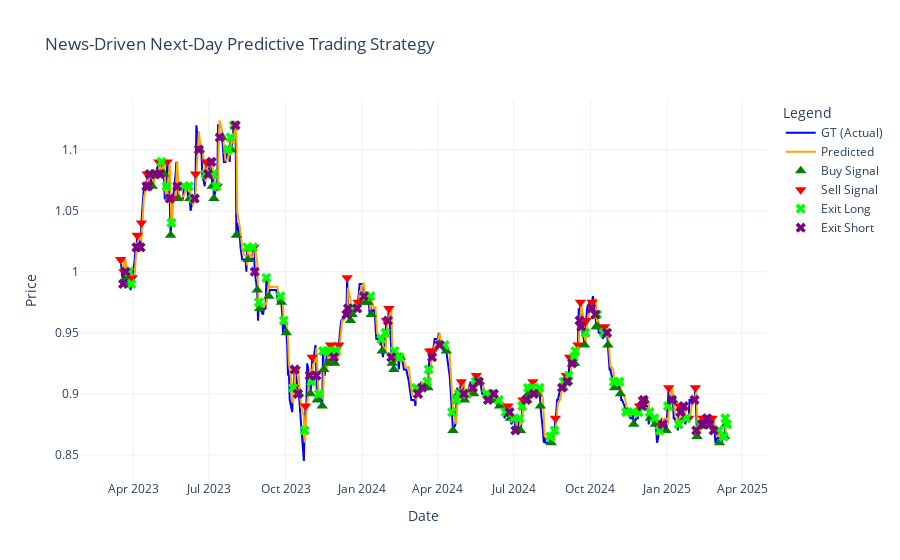

This figure's notebook cell:
### Code cell
# Extract series
dates = merged_df.index
gt = merged_df['GT']
predict = merged_df['Predict']

# Separate long/short entries & exits from the trade log
entry_long = trade_log_df[trade_log_df['Action'].str.contains("Enter Long")]
entry_short = trade_log_df[trade_log_df['Action'].str.contains("Enter Short")]
exit_long = trade_log_df[trade_log_df['Action'].str.contains("Exit Long")]
exit_short = trade_log_df[trade_log_df['Action'].str.contains("Exit Short")]

# Create the interactive plot
fig = go.Figure()

# Ground truth price line
fig.add_trace(go.Scatter(x=dates, y=gt, mode='lines', name='GT (Actual)', line=dict(color='blue')))

# Predicted price line
fig.add_trace(go.Scatter(x=dates, y=predict, mode='lines', name='Predicted', line=dict(color='orange')))

# Entry Long signals
fig.add_trace(go.Scatter(
    x=entry_long['Date'], y=entry_long['Price'],
    mode='markers',
    name='Buy Signal',
    marker=dict(symbol='triangle-up', size=10, color='green')
))

# Entry Short signals
fig.add_trace(go.Scatter(
    x=entry_short['Date'], y=entry_short['Price'],
    mode='markers',
    name='Sell Signal',
    marker=dict(symbol='triangle-down', size=10, color='red')
))

# Exit Long signals
fig.add_trace(go.Scatter(
    x=exit_long['Date'], y=exit_long['Price'],
    mode='markers',
    name='Exit Long',
    marker=dict(symbol='x', size=9, color='lime')
))

# Exit Short signals
fig.add_trace(go.Scatter(
    x=exit_short['Date'], y=exit_short['Price'],
    mode='markers',
    name='Exit Short',
    marker=dict(symbol='x', size=9, color='purple')
))

# Layout settings
fig.update_layout(
    title='News-Driven Next-Day Predictive Trading Strategy',
    xaxis_title='Date',
    yaxis_title='Price',
    legend_title='Legend',
    template='plotly_white',
    hovermode='closest'
)

fig.show()
